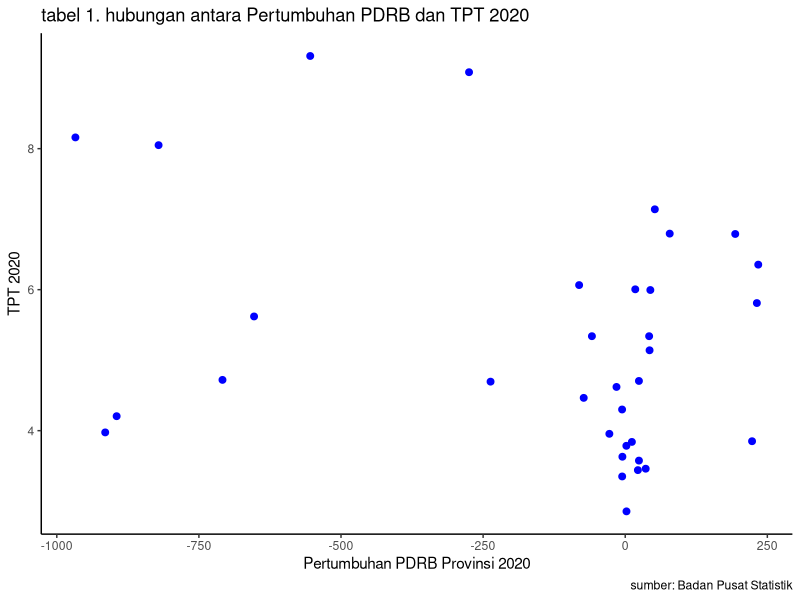
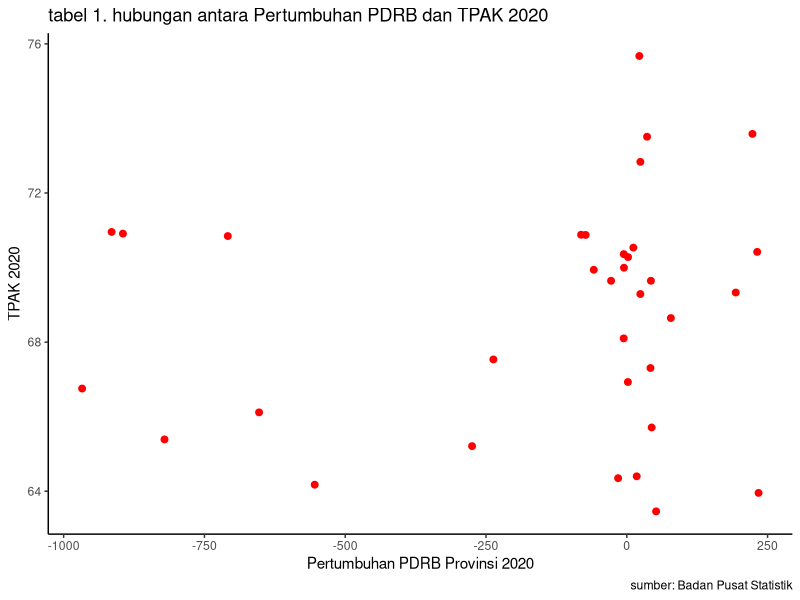

Write the R code that produced these figures, in order.
## ---- chunk 1
#| warning: false
#| echo: true
library("tidyverse")
library("readxl")
library("writexl")
library("dplyr")
## ---- chunk 2
#import dataset
library(readxl)
dat<-read_excel('TPT2020.xlsx')
head(dat)
## ---- chunk 3
library("ggplot2")
library("readxl")
library("dplyr")
ggplot(data=dat,aes(x=pdrb,y=tpt)) +
  geom_point(color="blue",size=2) + # setiap nambah command, selalu kasih tanda +
  labs(title="tabel 1. hubungan antara Pertumbuhan PDRB dan TPT 2020",
       x="Pertumbuhan PDRB Provinsi 2020",
       y="TPT 2020",
       caption = "sumber: Badan Pusat Statistik") +
  theme_classic()
## ---- chunk 4
#import dataset
library(readxl)
dat<-read_excel('TPAK2020.xlsx')
head(dat)
## ---- chunk 5
library("ggplot2")
library("readxl")
library("dplyr")
ggplot(data=dat,aes(x=pdrb,y=tpak)) +
  geom_point(color="red",size=2) + # setiap nambah command, selalu kasih tanda +
  labs(title="tabel 1. hubungan antara Pertumbuhan PDRB dan TPAK 2020",
       x="Pertumbuhan PDRB Provinsi 2020",
       y="TPAK 2020",
       caption = "sumber: Badan Pusat Statistik") +
  theme_classic()
## ---- chunk 6
#import dataset
library(readxl)
dat<-read_excel('TPT2020.xlsx')
head(dat)
## ---- chunk 7
reg1<-lm(tpt~pdrb,data=dat)
summary(reg1)
## ---- chunk 8
#import dataset
library(readxl)
dat<-read_excel('TPAK2020.xlsx')
head(dat)
## ---- chunk 9
reg1<-lm(tpak~pdrb,data=dat)
summary(reg1)
